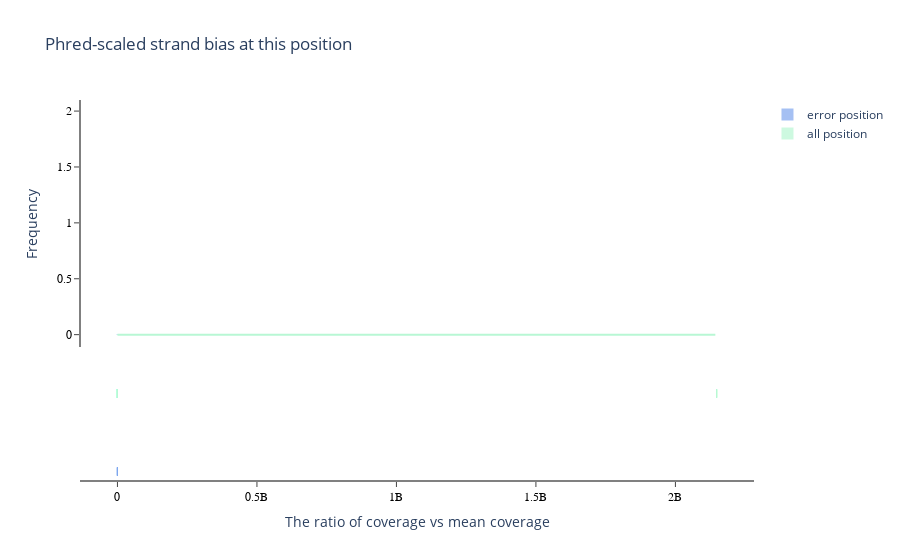

Here is the notebook cell this chart was saved with:
### Code cell
# from plotly.offline import iplot, plot

hist_data = [df_err_v2['SB'].tolist(), df_all_2['ERROR_all'].tolist()]
group_labels = ['error position', 'all position'] # name of the dataset
colors = ['#7FA6EE', '#B8F7D4']

fig = ff.create_distplot(hist_data, group_labels, curve_type='normal', colors=colors, bin_size=.5)

# 设置图形布局
fig.update_layout(
    title="Phred-scaled strand bias at this position",
    yaxis=dict(
        title='Frequency',
        showline=True, showgrid=False,
        linewidth=2, linecolor='gray', ticks='outside',
        tickfont=dict(
            family='Arial',
            size=12,
            color='black',
        )
    ),
    
    xaxis=dict(
        title='The ratio of coverage vs mean coverage',
        showline=True, showgrid=False,
        linewidth=2, linecolor='gray', ticks='outside',
        tickfont=dict(
            family='Arial',
            size=12,
            color='black',
        )
    ),
    legend=dict(
        traceorder="normal",
        font=dict(size=12),
    ),

    plot_bgcolor='white',
    yaxis_gridcolor='lightgray', yaxis_gridwidth=0.5,
    xaxis_gridcolor='lightgray', xaxis_gridwidth=0.5,
)
fig.show()
# plot(fig, filename='my_plot.html')

### Figure 1 — Plotly figure (JSON) as saved in the notebook; plotly's stock layout.template omitted (floating-point values rounded to 4 significant figures; data arrays with more than 128 entries replaced by an {"elided": "..."} marker saying what was removed)
{"data": [{"autobinx": false, "histnorm": "probability density", "legendgroup": "error position", "marker": {"color": "#7FA6EE"}, "name": "error position", "opacity": 0.7, "type": "histogram", "x": [1, 65, 314, 2, 10, 9, 21, 1], "xaxis": "x", "xbins": {"end": 314, "size": 0.5, "start": 1}, "yaxis": "y"}, {"autobinx": false, "histnorm": "probability density", "legendgroup": "all position", "marker": {"color": "#B8F7D4"}, "name": "all position", "opacity": 0.7, "type": "histogram", "x": {"elided": "29903 int values"}, "xaxis": "x", "xbins": {"end": 2147483647, "size": 0.5, "start": 0}, "yaxis": "y"}, {"legendgroup": "error position", "marker": {"color": "#7FA6EE"}, "mode": "lines", "name": "error position", "showlegend": false, "type": "scatter", "x": {"elided": "500 float values"}, "xaxis": "x", "y": {"elided": "500 float values"}, "yaxis": "y"}, {"legendgroup": "all position", "marker": {"color": "#B8F7D4"}, "mode": "lines", "name": "all position", "showlegend": false, "type": "scatter", "x": {"elided": "500 float values"}, "xaxis": "x", "y": {"elided": "500 float values"}, "yaxis": "y"}, {"legendgroup": "error position", "marker": {"color": "#7FA6EE", "symbol": "line-ns-open"}, "mode": "markers", "name": "error position", "showlegend": false, "type": "scatter", "x": [1, 65, 314, 2, 10, 9, 21, 1], "xaxis": "x", "y": ["error position", "error position", "error position", "error position", "error position", "error position", "error position", "error position"], "yaxis": "y2"}, {"legendgroup": "all position", "marker": {"color": "#B8F7D4", "symbol": "line-ns-open"}, "mode": "markers", "name": "all position", "showlegend": false, "type": "scatter", "x": {"elided": "29903 int values"}, "xaxis": "x", "y": {"elided": "29903 str values"}, "yaxis": "y2"}], "layout": {"barmode": "overlay", "hovermode": "closest", "legend": {"font": {"size": 12}, "traceorder": "normal"}, "plot_bgcolor": "white", "title": {"text": "Phred-scaled strand bias at this position"}, "xaxis": {"anchor": "y2", "domain": [0, 1], "gridcolor": "lightgray", "gridwidth": 0.5, "linecolor": "gray", "linewidth": 2, "showgrid": false, "showline": true, "tickfont": {"color": "black", "family": "Arial", "size": 12}, "ticks": "outside", "title": {"text": "The ratio of coverage vs mean coverage"}, "zeroline": false}, "yaxis": {"anchor": "free", "domain": [0.35, 1], "gridcolor": "lightgray", "gridwidth": 0.5, "linecolor": "gray", "linewidth": 2, "position": 0, "showgrid": false, "showline": true, "tickfont": {"color": "black", "family": "Arial", "size": 12}, "ticks": "outside", "title": {"text": "Frequency"}}, "yaxis2": {"anchor": "x", "domain": [0, 0.25], "dtick": 1, "showticklabels": false}}}
